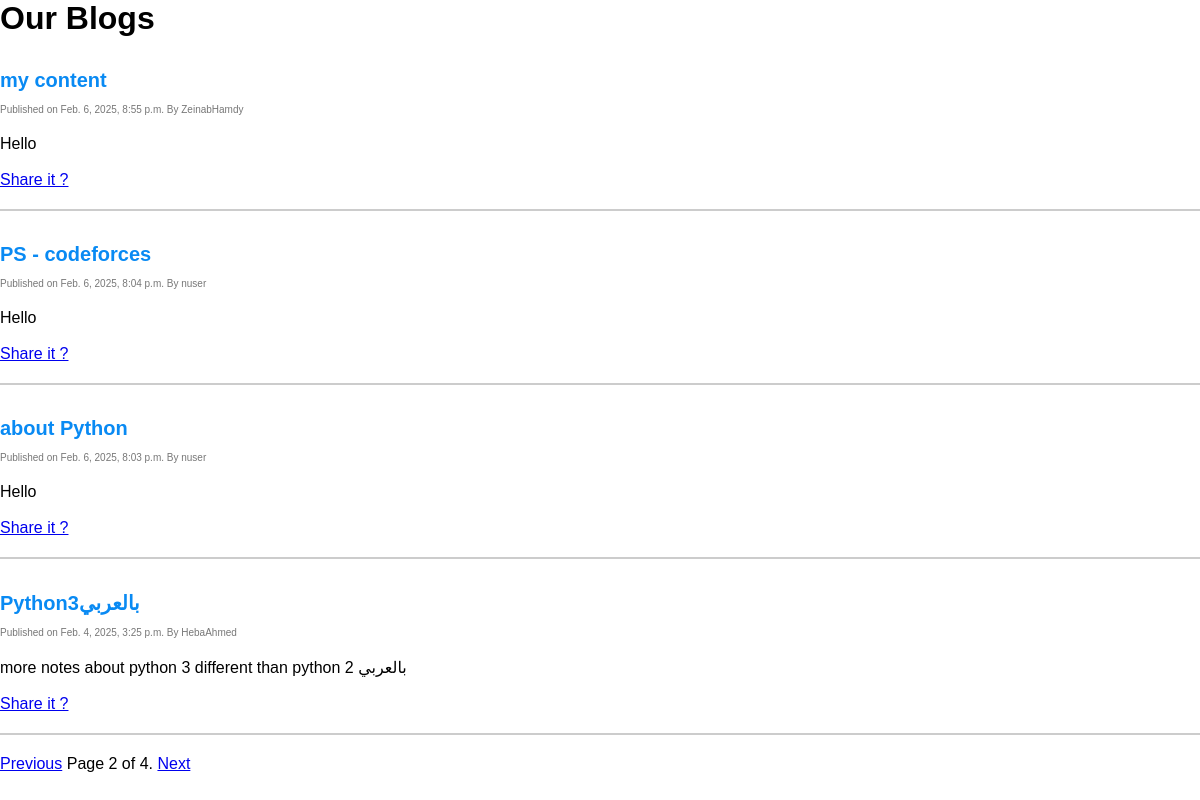
The app's page /posts/?page=2 with its own data.
### blog/models.py (models this page shows, shortened)
class Post(models.Model):
    author = models.ForeignKey(
        User,
        on_delete=models.CASCADE,
        related_name='posts',
    )
    title = models.CharField(
        max_length=100,
        unique=True,
    )
    content = models.TextField()
    created_at = models.DateTimeField(
        auto_now_add=True,
    )
    updated_at = models.DateTimeField(
        auto_now=True,
    )
    published_at = models.DateTimeField(
        null=True,
        blank=True,
    )
    status = models.CharField(
        max_length=15,
        choices=[
            ('draft', 'Draft'),
            ('published', 'Published'),
        ],
        default='draft',
    )
    objects = models.Manager()  # Default manager
    published = PublishedManager()
    class Meta:
        ordering = ['-published_at']

### blog/views.py (the view)
# urls.py: path('posts/', views.post_list, name='post_list'),
def post_list(req):
    posts = Post.published.all()
    paginator = Paginator(posts, 4)
    page_number = req.GET.get('page', '1') # as req.GET.get('page') returns a string
    error_message =''
    try:
        page_number = int(page_number)
        if page_number < 1:
            error_message = 'Page number must be greater than 0'
        elif page_number > paginator.num_pages:
            error_message = 'Page number must be less than or equal to the total number of pages'
    except ValueError:
        error_message = 'Page number must be an integer'
    if error_message :
        return render(req, 'error.html', {'error_message': error_message})
    posts = paginator.get_page(page_number)
    context = {
        'page': page_number,
        'posts': posts,
        'total_pages': paginator.num_pages,
    }
    return render(req, 'posts.html', context)

### blog/models.py (called while the page is built)
    def get_queryset(self):
        return super().get_queryset().filter(status='published')

### templates/posts.html (shortened to what this page needs)
{% extends "base.html" %}
{% load static %}
{% block content %}
    {% if not title %}
        <h1>Our Blogs</h1>
    {% endif %}
    {% if not title %}
        {% for post in posts %}
            <article>
                <p class="title"> <a href='../post/{{post.pk}}'>{{ post.title }}</a></p>
                <p class='smaller'>
                    <span class='date'>Published on {{ post.published_at }}</span>
                    <span class='author'>By {{ post.author }}</span>
                </p>
                <p class="content">{{ post.content }}</p>
            </article>
            <br>
            <span> <a href='http://127.0.0.1:8000/post_share/{{post.pk}}'>Share it ?</a> </span>
            <hr>
        {% endfor %}
        <div>
            <span >
                {% if posts.has_previous %}
                    <a href="?page={{ posts.previous_page_number }}">Previous</a>
                {% endif %}
                <span>
                    Page {{ page }} of {{ total_pages }}.
                </span>
                {% if posts.has_next %}
                    <a href="?page={{ posts.next_page_number }}">Next</a>
                {% endif %}
            </span>
        </div>
    {% endif %}
{% endblock %}

### static/css/blog.css (style rules this page uses)
* { margin: 0; padding: 0; box-sizing: border-box; }
body { font-family: 'Poppins', sans-serif; }
.title { font-size: 20px; font-weight: 600; margin: 2rem 0; color: #098af3; }
.title a { color: #098af3; text-decoration: none; }
.author { font-size: 10px; color: #777; margin-top: -20px; }
.smaller { margin-top: -20px; font-size: 10px; color: #777; }
.content { font-size: 16px; font-weight: 500; margin-top: 20px; }
hr { margin: 20px 0; border: 1px solid #ccc; }

### records on screen
Post: title "my content", published_at "Feb. 6, 2025, 8:55 p.m.", author "ZeinabHamdy", content "Hello"
Post: title "PS - codeforces", published_at "Feb. 6, 2025, 8:04 p.m.", author "nuser", content "Hello"
Post: title "about Python", published_at "Feb. 6, 2025, 8:03 p.m.", author "nuser", content "Hello"
Post: title "Python3بالعربي", published_at "Feb. 4, 2025, 3:25 p.m.", author "HebaAhmed", content "more notes about python 3 different than python 2 بالعربي"

### other values on screen
{{ page }} "2"
{{ total_pages }} "4"
